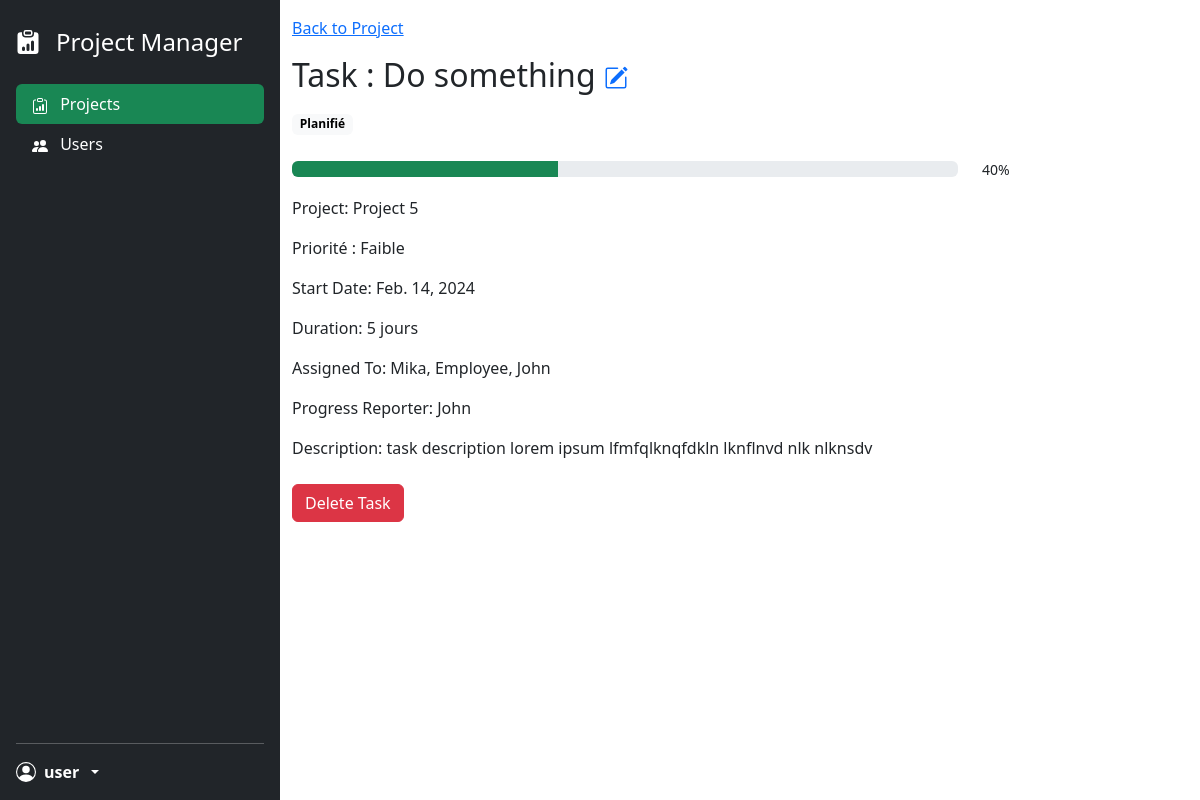
/task/2/, run on an earlier commit of the app's database.
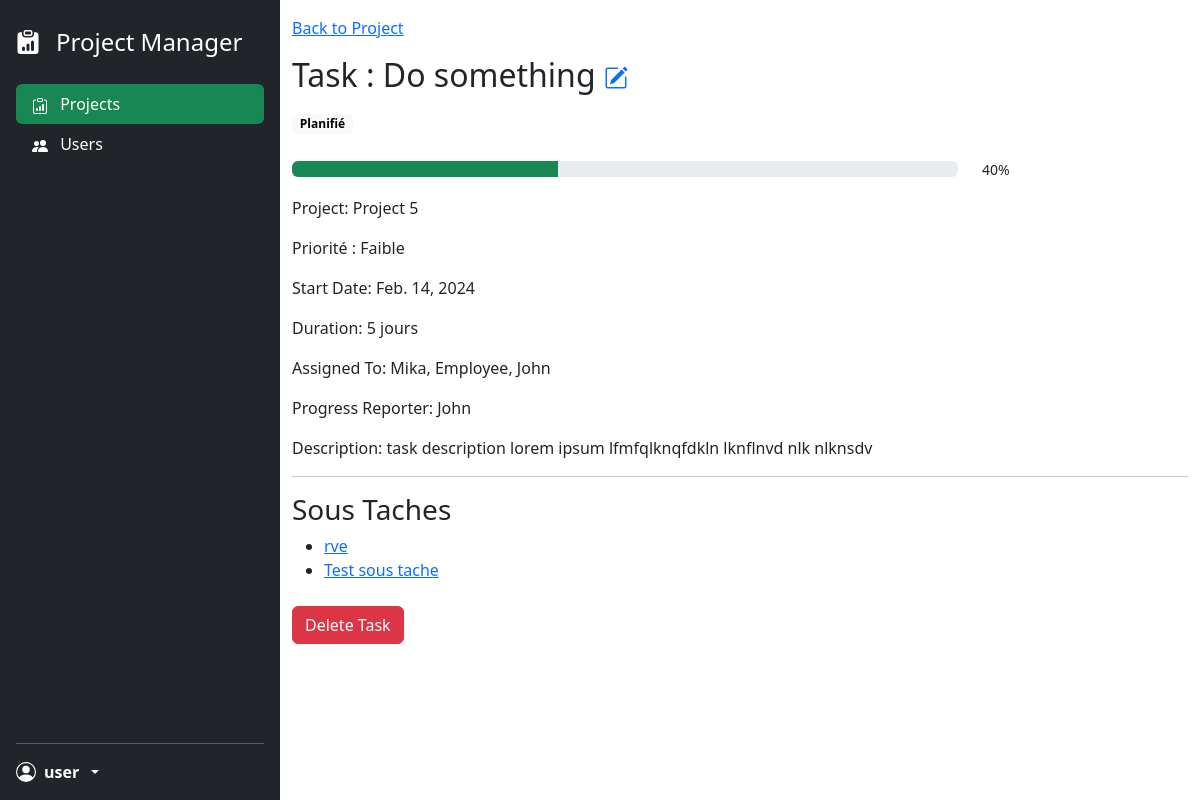
And on a later commit of the database.
### project_app/models.py (models this page shows, shortened)
class User(models.Model):
    ROLE_CHOICES = (
        ('manager', 'Manager'),
        ('employee', 'Employee'),
    )
    username = models.CharField(max_length=100)
    email = models.EmailField(unique=True)
    user_role = models.CharField(max_length=20, choices=ROLE_CHOICES)
    password = models.CharField(max_length=255)
    def __str__(self):
        return self.username

class Task(models.Model):
    STATUS_CHOICES = (
        ('paused', 'En pause'),
        ('planned', 'Planifié'),
        ('ongoing', 'En cours'),
        ('completed', 'Réalisée'),
        ('validated', 'Validée'),
    )
    PRIORITY_CHOICES = (
        ('low', 'Faible'),
        ('medium', 'Moyenne'),
        ('high', 'Élevée'),
    )
    task_name = models.CharField(max_length=100)
    description = models.TextField()
    priority = models.CharField(max_length=20, choices=PRIORITY_CHOICES)
    start_date = models.DateField()
    duration = models.IntegerField()
    status = models.CharField(max_length=20, choices=STATUS_CHOICES)
    completion_percentage = models.IntegerField(default=0)
    project = models.ForeignKey('Project', on_delete=models.CASCADE)
    assigned_to = models.ManyToManyField(User, related_name='assigned_tasks')
    progress_reporter = models.ForeignKey(User, on_delete=models.CASCADE, related_name='progress_reports')
    parent_task = models.ForeignKey('self', on_delete=models.CASCADE, null=True, blank=True, related_name='sub_tasks')

### project_app/views.py (the view)
# urls.py: path('task/<int:task_id>/', views.task_details, name='task_details'),
def task_details(request, task_id):
    task = get_object_or_404(Task, id=task_id)
    return render(request, 'task/task_details.html', {'task': task})

### project_app/models.py (called while the page is built)
    def __str__(self):
        return self.project_name

### templates/task/task_details.html (shortened to what the changed rows need)
{% load static %}
<!DOCTYPE html>
<html lang="en">
<head>
    <link href="{% static 'css/style.css' %}" rel="stylesheet">
    <link href="{% static 'css/bootstrap.min.css' %}" rel="stylesheet">
</head>
<body>
<div class="container-fluid">
    <div class="row flex-sm-nowrap">
        <div class="col py-3">
            <a href="{% url 'project_details' task.project.id %}">Back to Project</a>
            <h2 class="my-3">
                Task : {{ task.task_name }}
                <span>
                    <a href="{% url 'edit_task' task.id %}">
                    </a>
                </span>
            </h2>
            <div class="mb-4">
                {% if task.status == 'paused' %}
                    <span class="badge text-bg-danger">En pause</span>
                {% elif task.status == 'planned' %}
                    <span class="badge text-bg-light">Planifié</span>
                {% elif task.status == 'ongoing' %}
                    <span class="badge text-bg-secondary bg-opacity-75">En cours</span>
                {% elif task.status == 'completed' %}
                    <span class="badge text-bg-success">Réalisée</span>
                {% elif task.status == 'validated' %}
                    <span class="badge text-bg-success bg-opacity-75">Validée</span>
                {% endif %}
            </div>
            <div class="row align-items-center mb-3">
                <div class="col">
                </div>
                <small class="col-3">{{ task.completion_percentage }}%</small>
            </div>
            <p>Project: {{ task.project }}</p>
            <p>Priorité :
                {% if task.priority == 'low' %}
                    Faible
                {% elif task.priority == 'medium' %}
                    Moyenne
                {% elif task.priority == 'high' %}
                    Élevée
                {% endif %}
            </p>
            <p>Start Date: {{ task.start_date }}</p>
            <p>Duration: {{ task.duration }} jours</p>
            <p>Assigned To:
                {% for user in task.assigned_to.all %}
                    {{ user.username }}{% if not forloop.last %}, {% endif %}
                {% endfor %}
            </p>
            <p>Progress Reporter: {{ task.progress_reporter }}</p>
            <p>Description: {{ task.description }}</p>
            {% if task.sub_tasks.exists %}
                <hr>
                <h3>Sous Taches</h3>
                <ul>
                    {% for child_task in task.sub_tasks.all %}
                        <li>
                            <a href="{% url 'task_details' child_task.id %}">{{ child_task.task_name }}</a>
                        </li>
                    {% endfor %}
                </ul>
            {% endif %}
        <form id="deleteTaskForm" method="post" action="{% url 'delete_task' task.id %}">
            <button class="btn btn-danger my-2" type="button" id="deleteTaskButton">Delete Task</button>
        </form>
        </div>
    </div>
</div>
</body>
</html>

What changed in the data, as far as the page shows it:
now on this page (row edited): Task: task_name "rve"
added Task: task_name "Test sous tache"
Also different on the page:
text now shown: "Sous Taches"
